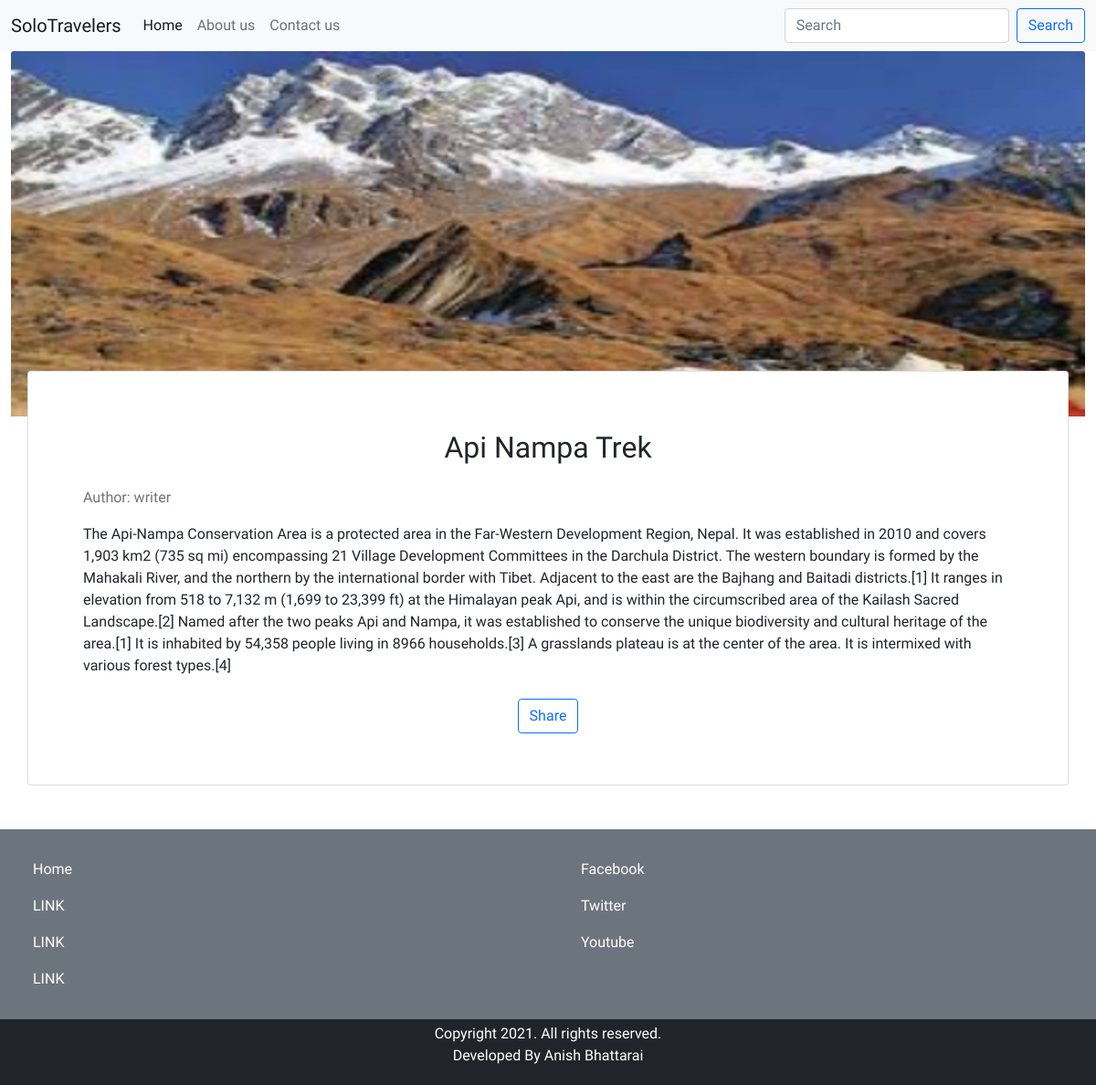
The app's page /clientside/article.php?postid=2 with its own data.
### tables this page shows
CREATE TABLE `blog_post` (
  `post_id` int(11) NOT NULL,
  `post_name` varchar(255) NOT NULL,
  `post_description` text NOT NULL,
  `post_author_id` smallint(6) NOT NULL,
  `post_img` text NOT NULL,
  `post_visible` tinyint(1) NOT NULL,
  `post_created_date` datetime NOT NULL DEFAULT current_timestamp()
);

### clientside/public/requirearticle.php (called while the page is built, shortened)
<?php
    require('app/controller/Database.php');
    require('public/head.php');
    require('app/pageElements/navbar.php');
    require('app/model/post.php');
    require('app/views/fullpagearticle.php');
?>
<?php
    require 'public/foot.php'
?>

### clientside/article.php (called while the page is built)
<?php
    require('public/requirearticle.php');
?>

### clientside/app/controller/Database.php (called while the page is built, shortened)
<?php
    class Database{
        private $dbHost = DB_HOST;
        private $dbUser = DB_USER;
        private $dbPass = DB_PASS;
        private $dbName = DB_NAME;
        public function connect(){
            $this->dsn = "mysql:host=" . $this->dbHost . ";dbname=" . $this->dbName;
            try{
                $this->dbHandler = new PDO($this->dsn, $this->dbUser, $this->dbPass);
                $this->dbHandler->setAttribute(PDO::ATTR_DEFAULT_FETCH_MODE,PDO::FETCH_ASSOC);
                return $this->dbHandler;
            }catch(PDOException $e){
                echo "Error ->".$e->getMessage();
            }
        }
    }
?>

### clientside/app/model/post.php (called while the page is built, shortened)
<?php
    class Posts extends Database{
        public function getSelectedPost($id){
            $sql = 'SELECT * FROM blog_post WHERE post_id=?';
            $stmt = $this->connect()->prepare($sql);
            $stmt->execute([$id]);
            $result = $stmt->fetch();
            return $result;
        }
    }
?>

### clientside/app/views/fullpagearticle.php (the view)
<?php $article = new Posts();?>
<?php $datas = $article->getSelectedPost($_GET['postid']); ?>
<div class="container-fluid absolute">
    <img class="card-img-top img" src="public/image/<?= $datas['post_img']?>"
        alt="<?= strtolower($datas['post_name']);?>">
</div>
<div class="container articleContent">
    <div class="row">
        <div class="card">
            <div class="card-body p-5">
                <h2 class="card-title text-center p-3"><?= $datas['post_name'];?></h2>
                <p class="card-text text-secondary font-italic">Author: writer </p>
                <p class="card-text text-justify"><?= $datas['post_description'];?></p>
                <div class="container">
                    <div class="row">
                        <div class="col-sm m-1 text-center">
                            <div class="row">
                                <div class="col-sm m-1 text-center">
                                <button class="btn btn-outline-primary" type="submit">Share</button>
                                </div>
                            </div>
                        </div>
                    </div>
                </div>
            </div>
        </div>
    </div>
</div>

### clientside/public/style.css (style rules this page uses)
* { font-family: 'Baloo 2', cursive; }
.img { height: 400px; }
.absolute { position: absolute; }
.articleContent { margin-top: 350px; }

### records on screen
blog_post: post_img (picture), post_name "Api Nampa Trek", post_description "The Api-Nampa Conservation Area is a protected area in the Far-Western Development Region, Nepal. It was established in 2010 and covers 1,903 km2 (735 sq mi) encompassing 21 Village Development Committees in the Darchula District. The western boundary is formed by the Mahakali River, and the northern by the international border with Tibet. Adjacent to the east are the Bajhang and Baitadi districts.[1] It ranges in elevation from 518 to 7,132 m (1,699 to 23,399 ft) at the Himalayan peak Api, and is within the circumscribed area of the Kailash Sacred Landscape.[2] Named after the two peaks Api and Nampa, it was established to conserve the unique biodiversity and cultural heritage of the…"

### other values on screen
SITENAME "SoloTravelers"
